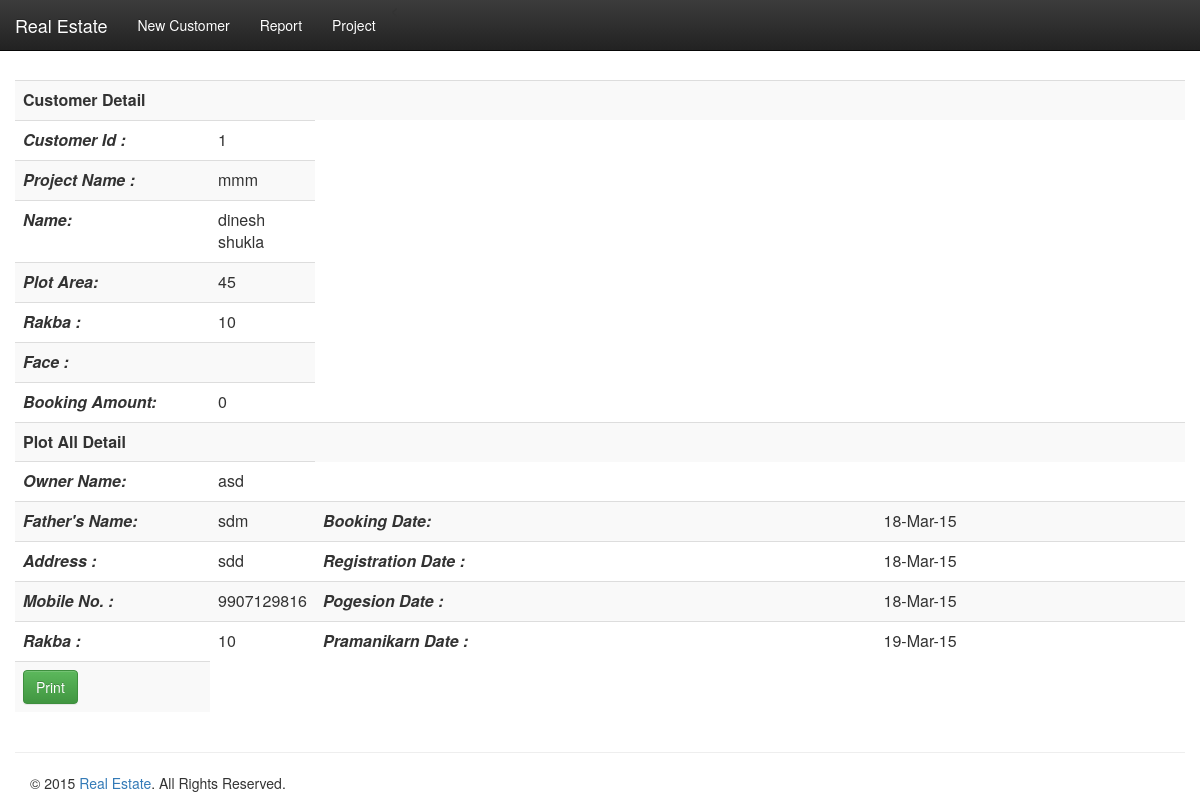
Screenshot of /welcome/successful_insert/1 with the database file from the repository.
### tables this page shows
CREATE TABLE IF NOT EXISTS `info_form` (
  `id` int(11) NOT NULL AUTO_INCREMENT,
  `name` varchar(60) NOT NULL,
  `plot_area` float NOT NULL,
  `rakba` float NOT NULL,
  `face` varchar(20) NOT NULL,
  `booking_amount` int(11) NOT NULL,
  `owner_name` varchar(60) NOT NULL,
  `father_name` varchar(60) NOT NULL,
  `address` varchar(250) NOT NULL,
  `mobile_no` bigint(20) NOT NULL,
  `owner_rakba` float NOT NULL,
  `project_name` varchar(60) NOT NULL,
  `booking_date` varchar(20) NOT NULL,
  `registration_date` varchar(20) NOT NULL,
  `posesion_date` varchar(20) NOT NULL,
  `pramanikarna_date` varchar(20) NOT NULL,
  PRIMARY KEY (`id`)
);

### application/views/template/contant.php (called while the page is built, shortened)
<?php
$this->load->view('template/header');
$this->load->view($page);
?>

### application/controllers/welcome.php (called while the page is built, shortened)
<?php if ( ! defined('BASEPATH')) exit('No direct script access allowed');
class Welcome extends CI_Controller
{
	public function __construct()
	{
		 $this->load->model('m_logic');
	}
	public function successful_insert($insert_id = NULL)
	{
		$data['info_form'] = $this->m_logic->db_where('info_form', 'id',$insert_id);
		$data['page'] = 'insert_data';
		$data['title'] = 'Successful Insert';
		$this->load->view('template/contant', $data);
	}
}

### index.php (called while the page is built, shortened)
<?php
require_once BASEPATH.'core/CodeIgniter.php';

### application/models/m_logic.php (called while the page is built, shortened)
<?php if ( ! defined('BASEPATH')) exit('No direct script access allowed');
class M_logic extends CI_Model
{
    public function db_where($table, $field, $value)
    {
        $this->db->where($field, $value);
        $query = $this->db->get($table);
        return $query;
    }
}

### application/views/insert_data.php (the view, shortened to what this page needs)
<?php
if($info_form->num_rows>0)
{
    foreach($info_form->result() as $row)
    {
        $customer_id = $row->id;
        $project_name=   $row->project_name;
        $name=    $row->name;
        $plot_area=    $row->plot_area;
        $rakba=    $row->rakba;
        $face=    $row->face;
        $booking_amount=    $row->booking_amount;
        $owner_name=    $row->owner_name;
        $father_name=    $row->father_name;
        $address=    $row->address;
        $mobile_no=    $row->mobile_no;
        $booking_date=    date('d-M-y',$row->booking_date);
        $registration_date   = date('d-M-y', $row->registration_date);
        $posesion_date=    date('d-M-y', $row->posesion_date);
        $pramanikarna_date=    date('d-M-y', $row->pramanikarna_date);
    }
}
else
{
    redirect(base_url(), 'refresh');
}
?>
<div class="container">
            <div class="row">
                <div class="table-responsive">
    <table class="table table-striped success">
        <tr> <th colspan="4"> Customer Detail</th></tr>
            <tr> <td> <b> <i>Customer Id :</i></b></td><td> <?php echo $customer_id;?></td></tr>
            <tr> <td class="col-md-2"> <b> <i> Project Name : </i></b></td><td class="col-md-1"> <?php echo $project_name; ?></td> </tr>
            <tr> <td class="col-md-2"><b> <i> Name:</i></b></td><td class="col-md-1"><?php echo $name; ?></td></tr>
            <tr> <td><b> <i>Plot Area:</i></b></td><td><?php echo $plot_area; ?></td></tr>
            <tr> <td><b> <i>Rakba :</i></b></td><td><?php echo $rakba; ?></td></tr>
            <tr> <td><b> <i>Face : </i></b></td><td> <?php echo $face; ?></td></tr>
            <tr> <td><b> <i>Booking Amount:</i></b> </td><td> <?php echo $booking_amount;?></td></tr>
        <tr> <th colspan="4">Plot All Detail </th></tr>
            <tr> <td><b> <i>Owner Name:</i></b></td><td><?php echo $owner_name;?></td>           </tr>
            <tr> <td><b> <i>Father's Name:</i></b></td><td><?php echo $father_name; ?></td> <td><b> <i>Booking Date:</i></b></td><td><?php echo $booking_date;?></td></tr>
            <tr> <td><b> <i>Address :</i></b></td><td><?php echo $address;?></td><td><b> <i>Registration Date :</i></b></td><td><?php echo $registration_date; ?></td></tr>
            <tr> <td><b> <i>Mobile No. :</i></b></td><td><?php echo $mobile_no; ?></td><td><b> <i>Pogesion Date :</i></b></td><td><?php echo $posesion_date; ?></td></tr>
            <tr> <td><b> <i>Rakba :</i></b></td><td><?php echo $rakba;?></td><td><b> <i>Pramanikarn Date :</i></b></td><td><?php echo $pramanikarna_date;?></td></tr>
        <tr> <td> <button onclick=" window.print();" class="btn btn-success">Print</button> </td></tr>
    </table>
            </div>
</div>
</div>

### rows the page displays
info_form: id "1", project_name "mmm", name "dinesh shukla", plot_area "45", rakba "10", booking_amount "0", owner_name "asd", father_name "sdm", booking_date "18-Mar-15", address "sdd", registration_date "18-Mar-15", mobile_no "9907129816", posesion_date "18-Mar-15", pramanikarna_date "19-Mar-15"
